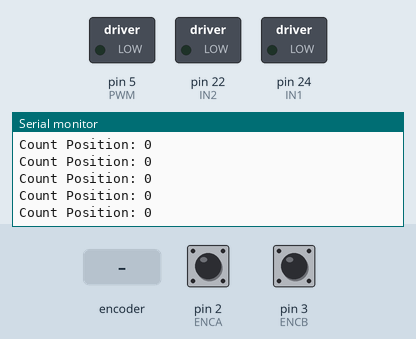
The sketch below on a simulated Arduino Mega 2560, built with avr-gcc and run on an emulated ATmega2560. Parts: switched loads named in the sketch (green lamp = pin HIGH), the last lines printed to the serial monitor. Inputs (shaded band) come from the test bench; at power-on: pin 2 (ENCA) HIGH, pin 3 (ENCB) HIGH.

Above: at 1.2 s.
1.3 s: rotary encoder on pin 2 (ENCA) / pin 3 (ENCB) turned 1 step (first pin leading)
At 2.4 s:
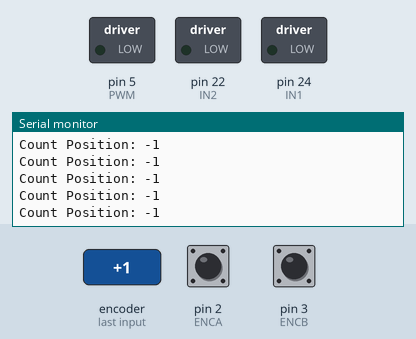
4.5 s: rotary encoder on pin 2 (ENCA) / pin 3 (ENCB) turned 2 steps (second pin leading)
At 5.6 s:
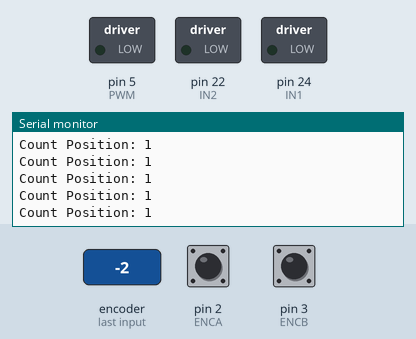
Timing chart, 0 to 7.5 s (numbered marks = the images above; inputs shaded):
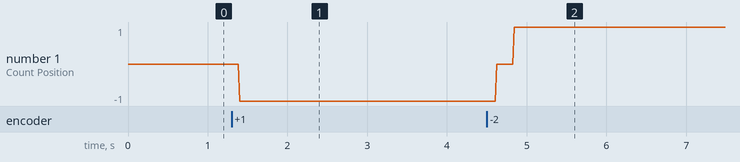

Measured:
- after the input at 1.3 s, the serial monitor: prints a new line after 0.10 s (image 1)
- after the input at 4.5 s, the serial monitor: prints a new line after 0.13 s (image 2)
- plotted number 1: 0 → -1 after the input at 1.3 s, -1 → 1 after the input at 4.5 s

The sketch:

d01_mega_motor_single_int_rasing.ino
```cpp
// This alternate version of the code does not require
// atomic.h. Instead, interrupts() and noInterrupts()
// are used. Please use this code if your
// platform does not support ATOMIC_BLOCK.

// CONCLUSION
// B01 (DOUBLE - RASING (1 TIME )) -- 330 COUNT = 360 DEGREE
// B02 (DOUBLE - RASING / FAILING (2 TIME )) -- 660 COUNT = 360 DEGREE
// B03 /B05  (DOUBLE - CHANGE (4 TIME )) -- 1320 COUNT = 360 DEGREE

#include <SPI.h>
#include <SD.h>

#define ENCA 2 // GREEN
#define ENCB 3 // YELLOW
#define PWM 5
#define IN2 22 // BLACK
#define IN1 24 // WHITE

volatile int posi = 0;

void setup() {
  Serial.begin(9600);
  pinMode(ENCA,INPUT);
  pinMode(ENCB,INPUT);
  attachInterrupt(digitalPinToInterrupt(ENCA),readEncoder,RISING);

  pinMode(PWM,OUTPUT);
  pinMode(IN1,OUTPUT);
  pinMode(IN2,OUTPUT);

  // Serial.println("target pos");

  while (!Serial) {
    // wait for serial port to connect
  }
}

void loop() {
  Serial.print("Count Position: ");
  Serial.println(posi);
}

void readEncoder(){
  int b = digitalRead(ENCB);
  if(b > 0){
    posi++;
  }
  else{
    posi--;
  }
}
```
